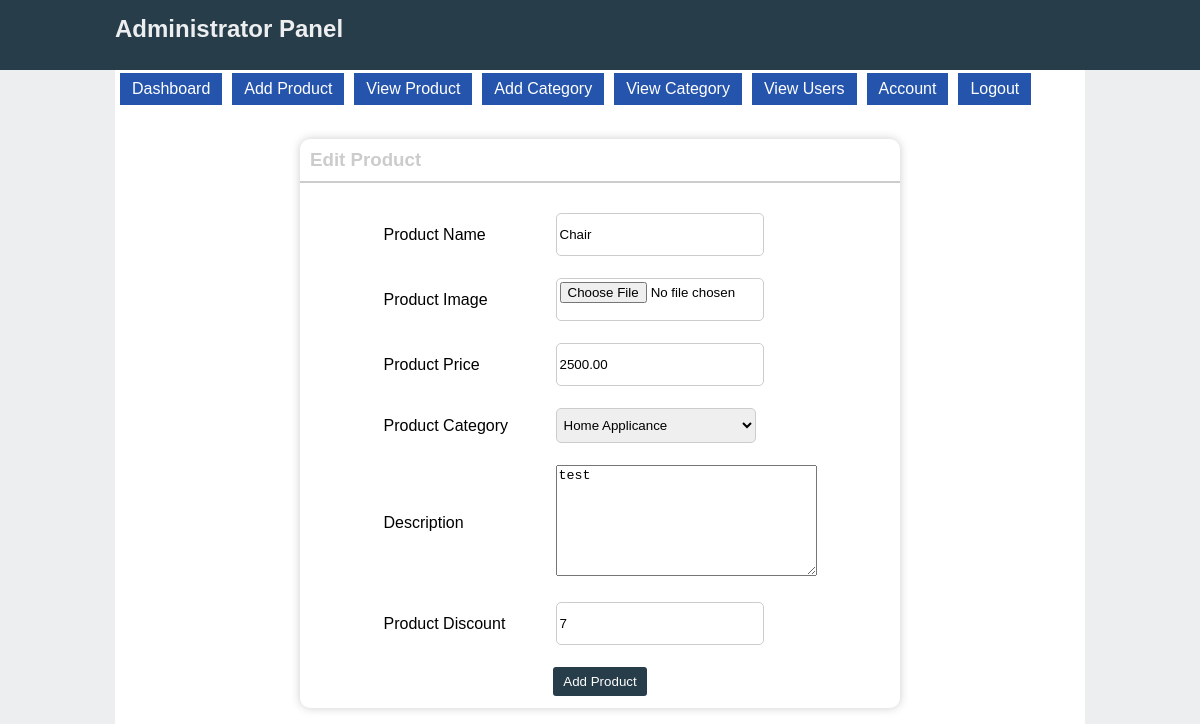
Page /admin/edit_pro.php?pid=5 (signed in) on the committed database.
### tables this page shows
CREATE TABLE IF NOT EXISTS `product` (
  `id` int(11) NOT NULL AUTO_INCREMENT,
  `product_name` varchar(100) NOT NULL,
  `product_price` decimal(9,2) NOT NULL,
  `product_category` int(11) NOT NULL,
  `product_desc` text NOT NULL,
  `product_discount` int(11) NOT NULL,
  `product_img` varchar(100) NOT NULL,
  PRIMARY KEY (`id`)
);

### admin/edit_pro.php (the view, shortened to what this page needs)
<?php
include('header.php');
$obj_cate=mysql_query("SELECT * FROM category");
$a=$_GET['pid'];
$obj_pro=mysql_query("SELECT * FROM product WHERE id=$a");
$data_pro=mysql_fetch_assoc($obj_pro);
?>
<div id="content">
	<div id="inside-content">
		<div id="login-box">
		<h3>Edit Product</h3>
		<form action="update_product.php" method="post" enctype="multipart/form-data">
		<table align="center">
			<tr>
				<td>Product Name</td>
				<td><input type="text" value="<?php echo $data_pro['product_name']; ?>" name="p_name" placeholder="Product Name" class="input"></td>
			</tr>
			<tr>
				<td>Product Image</td>
				<td><input type="file" name="p_image" class="input"></td>
			</tr>
			<tr>
				<td>Product Price</td>
				<td><input type="text" value="<?php echo $data_pro['product_price']; ?>" name="p_price" placeholder="Price" class="input"></td>
			</tr>
			<tr>
				<td>Product Category</td>
				<td><select class="input" name="p_cate">
						<?php
						while($data_cate=mysql_fetch_assoc($obj_cate))
						{
							if($data_cate['id']==$data_pro['product_category'])
							{ ?>
								<option selected="selected" value="<?php echo $data_cate['id'];?>"><?php echo $data_cate['category_name'] ?></option>
							<?php
							}
							else
							{ ?>
								<option value="<?php echo $data_cate['id'];?>"><?php echo $data_cate['category_name'] ?></option>
							<?php
							}
							?>
						<?php
						}
						?>
				</select></td>
			</tr>
			<tr>
				<td>Description</td>
				<td><textarea name="desc" rows="7" cols="30"><?php echo $data_pro['product_desc']; ?></textarea></td>
			</tr>
			<tr>
				<td>Product Discount</td>
				<td><input type="text" value="<?php echo $data_pro['product_discount']; ?>" name="p_discount" placeholder="Discount" class="input"></td>
			</tr>
			<tr>
					<td colspan="2" align="center">
						<input type="submit" value="Add Product" class="btn">
					</td>
				</tr>
		</table>
		</form>
		</div>
	</div>
</div>
</body>
</html>

### admin/css/style.css (style rules this page uses)
body { margin: 0; padding: 0; background-color: #EDEEF0; font-family: Helvetica; }
#content { width: 970px; min-height: 700px; height: auto; margin: 0 auto; }
#inside-content { width: 970px; min-height: 700px; height: auto; margin: 0 auto; padding-top: 50px; background-color: #FFF; }
#login-box { margin: 0 auto; width: 600px; box-shadow: 0 0 10px #CCC; border-radius: 10px; min-height: 200px; height: auto; }
#login-box h3 { color: #CCC; border-bottom: 2px solid #CCC; padding: 10px; }
#login-box table tr td { width: 150px; padding: 10px; }
.input { height: 35px; width: 200px; padding: 3px; border-radius: 5px; border:1px solid #CCC; }
.btn { background-color: #273D4A; padding: 7px 10px; border-radius: 3px; border:none; color: #FFF; }

### rows in the picture
product: p_name "Chair", p_price "2500.00", desc "test", p_discount "7"

### other values in the picture
form field p_cate "Home Applicance"
